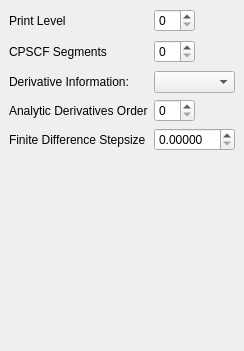
          <widget class="QWidget" name="AdvancedFrequencies" >
           <layout class="QVBoxLayout" >
            <property name="margin" >
             <number>9</number>
            </property>
            <property name="spacing" >
             <number>6</number>
            </property>
            <item>
             <layout class="QGridLayout" >
              <property name="margin" >
               <number>0</number>
              </property>
              <property name="spacing" >
               <number>6</number>
              </property>
              <item row="3" column="0" >
               <widget class="QLabel" name="label_150" >
                <property name="text" >
                 <string>Analytic Derivatives Order</string>
                </property>
               </widget>
              </item>
              <item row="4" column="0" >
               <widget class="QLabel" name="label_88" >
                <property name="text" >
                 <string>Finite Difference Stepsize</string>
                </property>
               </widget>
              </item>
              <item row="1" column="0" >
               <widget class="QLabel" name="label_74" >
                <property name="text" >
                 <string>CPSCF Segments</string>
                </property>
               </widget>
              </item>
              <item row="0" column="0" >
               <widget class="QLabel" name="label_vp" >
                <property name="text" >
                 <string>Print Level</string>
                </property>
               </widget>
              </item>
              <item row="2" column="0" >
               <widget class="QLabel" name="label_95" >
                <property name="text" >
                 <string>Derivative Information:</string>
                </property>
               </widget>
              </item>
              <item row="2" column="1" >
               <widget class="QComboBox" name="fd_derivative_type" />
              </item>
              <item row="1" column="1" >
               <layout class="QHBoxLayout" >
                <property name="margin" >
                 <number>0</number>
                </property>
                <property name="spacing" >
                 <number>6</number>
                </property>
                <item>
                 <widget class="QSpinBox" name="cpscf_nseg_2" >
                  <property name="sizePolicy" >
                   <sizepolicy>
                    <hsizetype>1</hsizetype>
                    <vsizetype>0</vsizetype>
                    <horstretch>0</horstretch>
                    <verstretch>0</verstretch>
                   </sizepolicy>
                  </property>
                 </widget>
                </item>
                <item>
                 <spacer>
                  <property name="orientation" >
                   <enum>Qt::Horizontal</enum>
                  </property>
                  <property name="sizeHint" >
                   <size>
                    <width>16</width>
                    <height>27</height>
                   </size>
                  </property>
                 </spacer>
                </item>
               </layout>
              </item>
              <item row="0" column="1" >
               <layout class="QHBoxLayout" >
                <property name="margin" >
                 <number>0</number>
                </property>
                <property name="spacing" >
                 <number>6</number>
                </property>
                <item>
                 <widget class="QSpinBox" name="vibman_print" />
                </item>
                <item>
                 <spacer>
                  <property name="orientation" >
                   <enum>Qt::Horizontal</enum>
                  </property>
                  <property name="sizeHint" >
                   <size>
                    <width>40</width>
                    <height>20</height>
                   </size>
                  </property>
                 </spacer>
                </item>
               </layout>
              </item>
              <item row="3" column="1" >
               <layout class="QHBoxLayout" >
                <property name="margin" >
                 <number>0</number>
                </property>
                <property name="spacing" >
                 <number>6</number>
                </property>
                <item>
                 <widget class="QSpinBox" name="analytic_derivative_order" />
                </item>
                <item>
                 <spacer>
                  <property name="orientation" >
                   <enum>Qt::Horizontal</enum>
                  </property>
                  <property name="sizeHint" >
                   <size>
                    <width>40</width>
                    <height>20</height>
                   </size>
                  </property>
                 </spacer>
                </item>
               </layout>
              </item>
              <item row="4" column="1" >
               <widget class="QDoubleSpinBox" name="fd_step_size" >
                <property name="decimals" >
                 <number>5</number>
                </property>
               </widget>
              </item>
             </layout>
            </item>
            <item>
             <spacer>
              <property name="orientation" >
               <enum>Qt::Vertical</enum>
              </property>
              <property name="sizeHint" >
               <size>
                <width>20</width>
                <height>191</height>
               </size>
              </property>
             </spacer>
            </item>
           </layout>
          </widget>
